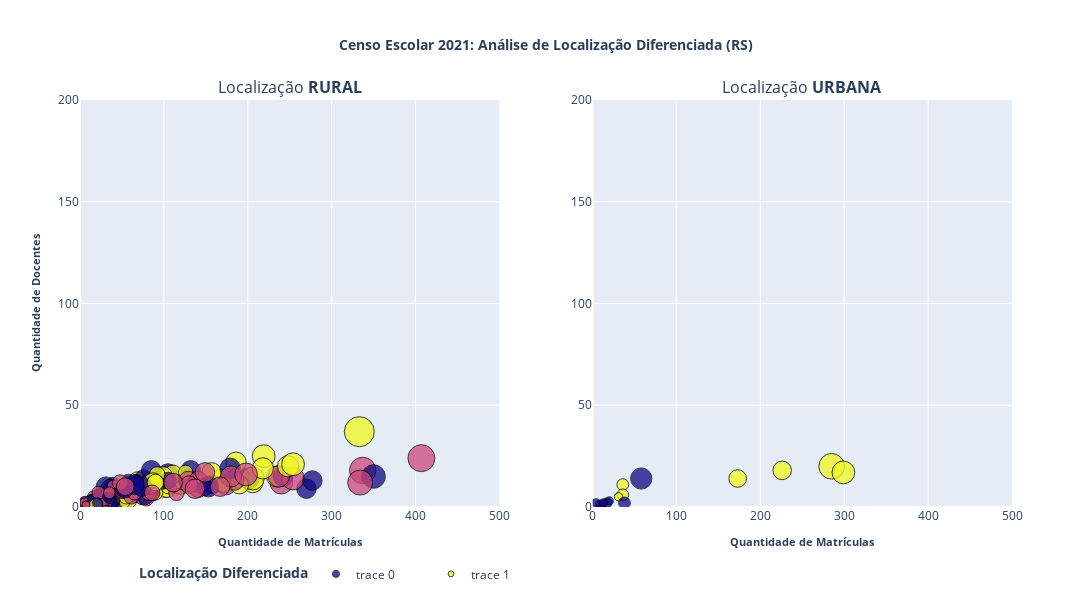

Write notebook code for a chart like this one.
### Code cell
size = df_rs_localizacao_diferenciada_rural['QT_TUR_BAS']
colors = ["brown", "orange","turquoise"]

fig = make_subplots(
  rows=1, 
  cols=2,
  subplot_titles=('Localização <b>RURAL</b>', 'Localização <b>URBANA</b>')
)

def SetColor(x):
        if(x == 1):
            return "brown"
        elif(x == 2):
            return "orange"
        elif(x == 3):
            return "turquoise"

fig.add_trace(
    go.Scatter(
    x=df_rs_localizacao_diferenciada_rural['QT_MAT_BAS'],
    y=df_rs_localizacao_diferenciada_rural['QT_DOC_BAS'],
    mode='markers',
    marker=dict(
      size=df_rs_localizacao_diferenciada_rural['QT_TUR_BAS'],      
      opacity=0.75,      
      color = df_rs_localizacao_diferenciada_rural['TP_LOCALIZACAO_DIFERENCIADA'],
      line=dict(width=1,
        color='Black'),
      sizemode='area',
      sizeref=2.*max(size)/(30.**2),
      sizemin=4
    )    
  ), 
    row=1, col=1,
)

fig.add_trace(
    go.Scatter(
    x=df_rs_localizacao_diferenciada_urbana['QT_MAT_BAS'],
    y=df_rs_localizacao_diferenciada_urbana['QT_DOC_BAS'],
    mode='markers',
    marker=dict(
      size=df_rs_localizacao_diferenciada_urbana['QT_TUR_BAS'],
      color=df_rs_localizacao_diferenciada_urbana['TP_LOCALIZACAO_DIFERENCIADA'],
      opacity=0.75,
      line=dict(width=1,
        color='Black'),
      sizemode='area',
      sizeref=2.*max(size)/(30.**2),
      sizemin=4
    )
  ), 
    row=1, col=2,
)

fig.update_xaxes(title_text = '<b>Quantidade de Matrículas</b>', title_font_size=11, range=[0, 500], row=1, col=1)
fig.update_xaxes(title_text = '<b>Quantidade de Matrículas</b>', title_font_size=11, range=[0, 500], row=1, col=2)

fig.update_yaxes(title_text = '<b>Quantidade de Docentes</b>', title_font_size=11, range=[0, 200], row=1, col=1)
fig.update_yaxes(range=[0, 200], row=1, col=2)

fig.update_layout(
  height=600, 
  width=1200, 
  title=dict(text='<b>Censo Escolar 2021: Análise de Localização Diferenciada (RS)</b>',font=dict(size=14), x=0.5),
  legend=dict(orientation='h', title_text='<b>Localização Diferenciada</b>', entrywidth=70, yanchor="bottom",  y=-0.2,  xanchor="right",  x=0.5),
)

fig.show()

### Figure 1 — Plotly figure (JSON) as saved in the notebook; plotly's stock layout.template omitted (floating-point values rounded to 4 significant figures; data arrays with more than 128 entries replaced by an {"elided": "..."} marker saying what was removed)
{"data": [{"marker": {"color": {"elided": "198 int values"}, "line": {"color": "Black", "width": 1}, "opacity": 0.75, "size": {"elided": "198 int values"}, "sizemin": 4, "sizemode": "area", "sizeref": 0.05778}, "mode": "markers", "type": "scatter", "x": {"elided": "198 int values"}, "xaxis": "x", "y": {"elided": "198 int values"}, "yaxis": "y"}, {"marker": {"color": [3, 2, 3, 3, 3, 3, 2, 3, 2, 2, 2, 3, 2, 2, 2, 3], "line": {"color": "Black", "width": 1}, "opacity": 0.75, "size": [19, 1, 9, 4, 4, 15, 3, 2, 2, 3, 2, 10, 13, 4, 2, 0], "sizemin": 4, "sizemode": "area", "sizeref": 0.05778}, "mode": "markers", "type": "scatter", "x": [285, 11, 173, 36, 36, 299, 17, 31, 20, 9, 4, 226, 58, 38, 13, 0], "xaxis": "x2", "y": [20, 1, 14, 11, 6, 17, 2, 5, 3, 1, 2, 18, 14, 2, 2, 0], "yaxis": "y2"}], "layout": {"annotations": [{"font": {"size": 16}, "showarrow": false, "text": "Localização <b>RURAL</b>", "x": 0.225, "xanchor": "center", "xref": "paper", "y": 1, "yanchor": "bottom", "yref": "paper"}, {"font": {"size": 16}, "showarrow": false, "text": "Localização <b>URBANA</b>", "x": 0.775, "xanchor": "center", "xref": "paper", "y": 1, "yanchor": "bottom", "yref": "paper"}], "height": 600, "legend": {"entrywidth": 70, "orientation": "h", "title": {"text": "<b>Localização Diferenciada</b>"}, "x": 0.5, "xanchor": "right", "y": -0.2, "yanchor": "bottom"}, "title": {"font": {"size": 14}, "text": "<b>Censo Escolar 2021: Análise de Localização Diferenciada (RS)</b>", "x": 0.5}, "width": 1200, "xaxis": {"anchor": "y", "domain": [0, 0.45], "range": [0, 500], "title": {"font": {"size": 11}, "text": "<b>Quantidade de Matrículas</b>"}}, "xaxis2": {"anchor": "y2", "domain": [0.55, 1], "range": [0, 500], "title": {"font": {"size": 11}, "text": "<b>Quantidade de Matrículas</b>"}}, "yaxis": {"anchor": "x", "domain": [0, 1], "range": [0, 200], "title": {"font": {"size": 11}, "text": "<b>Quantidade de Docentes</b>"}}, "yaxis2": {"anchor": "x2", "domain": [0, 1], "range": [0, 200]}}}
